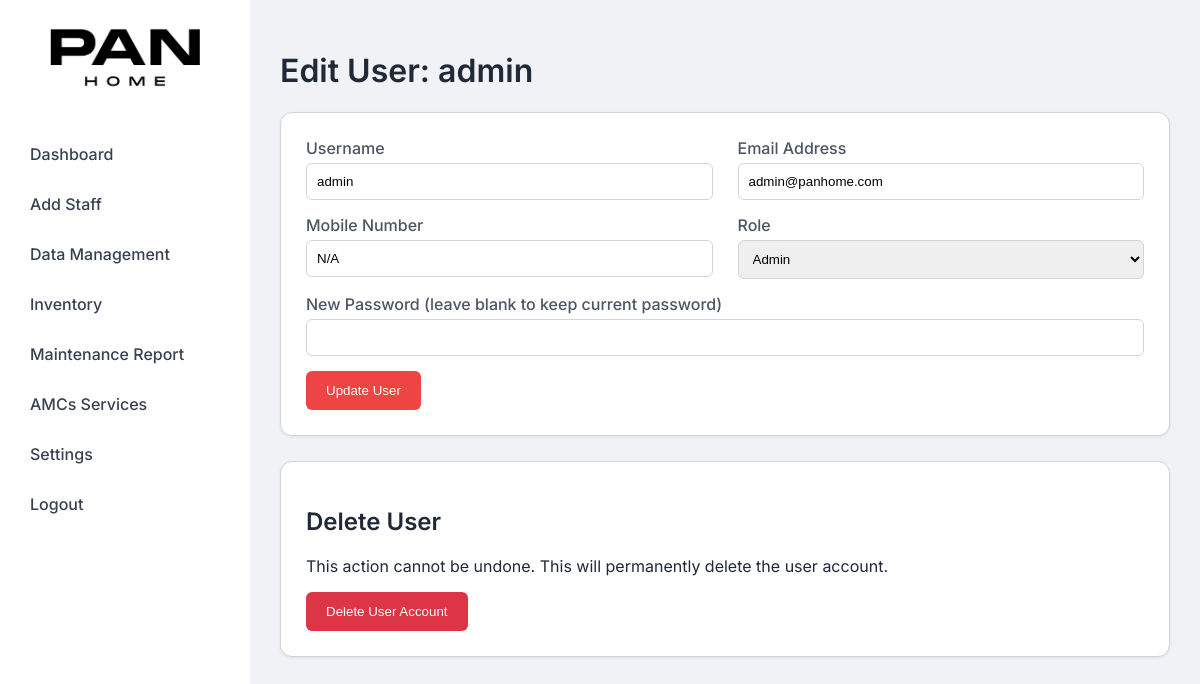
Page /settings/edit_user/1 (signed in) on the committed database.
### app.py (models this page shows, shortened)
class AppUser(db.Model, UserMixin):
    id = db.Column(db.Integer, primary_key=True)
    username = db.Column(db.String(100), unique=True, nullable=False)
    email = db.Column(db.String(100), unique=True, nullable=True)
    mobile = db.Column(db.String(20), nullable=True)
    password_hash = db.Column(db.String(255), nullable=False)
    role = db.Column(db.String(20), default='user')
    theme = db.Column(db.String(20), default='default')
    font_style = db.Column(db.String(20), default='inter')
    font_size = db.Column(db.String(20), default='normal')
    def is_admin(self):
        return self.role == 'admin'

### app.py (the view, shortened to what this page needs)
@app.route('/settings/edit_user/<int:user_id>', methods=['GET', 'POST'])
@login_required
def edit_user(user_id):
    if not current_user.is_admin():
        flash("You do not have permission to access this page.", 'danger')
        return redirect(url_for('dashboard'))
    user_to_edit = db.session.get(AppUser, user_id)
    if not user_to_edit:
        flash("User not found.", "danger")
        return redirect(url_for('settings_dashboard'))
    return render_template('edit_user.html', user=user_to_edit)

### app.py (called while the page is built)
@login_manager.user_loader
def load_user(user_id):
    return db.session.get(AppUser, int(user_id))

### templates/edit_user.html (shortened to what this page needs)
{% extends "base.html" %}
{% block content %}
<h1>Edit User: {{ user.username }}</h1>
<div class="card">
    <form method="POST">
        <div class="form-grid">
            <div class="form-group">
                <label for="username">Username</label>
                <input type="text" id="username" name="username" value="{{ user.username }}" required>
            </div>
            <div class="form-group">
                <label for="email">Email Address</label>
                <input type="email" id="email" name="email" value="{{ user.email or '' }}">
            </div>
            <div class="form-group">
                <label for="mobile">Mobile Number</label>
                <input type="text" id="mobile" name="mobile" value="{{ user.mobile or '' }}">
            </div>
            <div class="form-group">
                <label for="role">Role</label>
                <select id="role" name="role">
                    <option value="admin" {% if user.role == 'admin' %}selected{% endif %}>Admin</option>
                </select>
            </div>
            <div class="form-group full-width">
                <label for="password">New Password (leave blank to keep current password)</label>
                <input type="password" id="password" name="password">
            </div>
        </div>
        <div class="form-actions">
            <button type="submit">Update User</button>
        </div>
    </form>
</div>
<div class="card">
    <h2>Delete User</h2>
    <p>This action cannot be undone. This will permanently delete the user account.</p>
    <form action="{{ url_for('delete_user', user_id=user.id) }}" method="POST" onsubmit="return confirm('Are you sure you want to permanently delete this user?');">
        <button type="submit" class="btn-danger">Delete User Account</button>
    </form>
</div>
{% endblock %}

### templates/base.html (style rules this page uses)
:root { --sidebar-bg: #111827; --main-bg: #f9fafb; --card-bg: #ffffff; --text-primary: #1f2937; --text-secondary: #6b7280; --accent-color: #4f46e5; --border-color: #e5e7eb; --font-family: 'Inter', sans-serif; }
body.theme-light { --sidebar-bg: #ffffff; --main-bg: #f0f2f5; --card-bg: #ffffff; --text-primary: #1f2937; --text-secondary: #4b5563; --accent-color: #ef4444; --border-color: #d1d5db; }
body.font-inter { --font-family: 'Inter', sans-serif; }
body.font-size-normal { font-size: 16px; }
body { margin: 0; font-family: var(--font-family); background-color: var(--main-bg); color: var(--text-primary); }
.card { background-color: var(--card-bg); border: 1px solid var(--border-color); border-radius: 12px; box-shadow: 0 1px 3px 0 rgba(0,0,0,0.07); padding: 25px; margin-bottom: 25px; }
h1, h2, h3 { color: var(--text-primary); font-weight: 600; }

### templates/edit_user.html (style rules this page uses)
.form-grid { display: grid; grid-template-columns: 1fr 1fr; gap: 0 25px; }
.form-group { margin-bottom: 15px; }
.form-group label { display: block; margin-bottom: 5px; font-weight: 500; color: var(--text-secondary); }
.form-group input, .form-group select { width: 100%; padding: 10px; border: 1px solid var(--border-color); border-radius: 6px; box-sizing: border-box; }
.full-width { grid-column: 1 / -1; }
.form-actions { display: flex; justify-content: space-between; align-items: center; grid-column: 1 / -1; }
button { background-color: var(--accent-color); color: white; border: none; padding: 12px 20px; border-radius: 6px; font-weight: 500; cursor: pointer; }
.btn-danger { background-color: #dc3545; }

### rows in the picture
AppUser: username "admin", email "admin@panhome.com", mobile "N/A", role "Admin"
